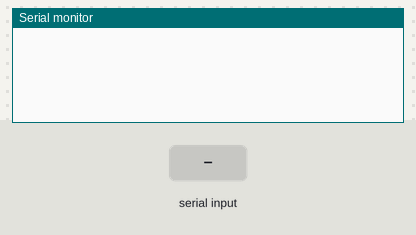
Bench run of a sketch on a simulated Arduino Uno, built with avr-gcc and run on an emulated ATmega328P. Shown: the last lines printed to the serial monitor. The test bench sets the inputs (shaded band).

Above: at 1.2 s.
1.3 s: "90,45\n" received over Serial
At 1.7 s:
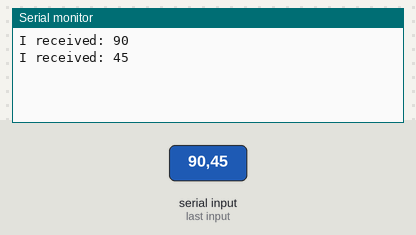
2.8 s: "30,150\n" received over Serial
At 4.7 s:
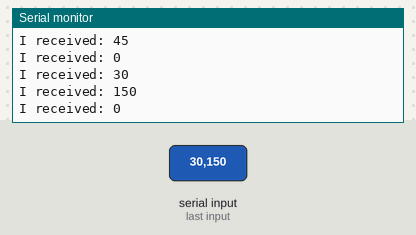
Timing chart, 0 to 6.2 s (numbered marks = the images above; inputs shaded):
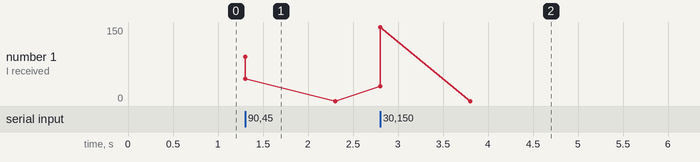

The sketch:

test.ino
```cpp
int setPoint = 55;
String readString;

void setup() {
  while (!Serial);
  Serial.begin(115200);
//  Serial.setTimeout(10);
}

int incomingByte = 0;


void loop() {
  // send data only when you receive data:
  if (Serial.available() > 0) {// read the incoming byte:
//    incomingByte = Serial.read();
    incomingByte = Serial.parseInt();
    // say what you got:
    Serial.print("I received: ");
    Serial.println(incomingByte);
  }
}

//void loop() {
////  Serial.print("HELLO TED I AM SAYING HI FROM THE ARDUINO");
////  delay(1000);
//
//  while (Serial.available()){
////    delay(30);
//    if(Serial.available() > 0){
//      char c = Serial.read();
//      readString += c;
//    }
//  }
//  if (readString.length() >0)
//  {
//    Serial.print("Arduino says: ");
//    Serial.println(readString); //see what was received
////    readString = "";
//  }
//
////  delay(500);
//
////  char ard_sends = '3';
//////  char ard_sends2 = '4';
////  Serial.print("Arduino sends: ");
////  Serial.print(ard_sends);
//////  Serial.println(ard_sends2);
////  Serial.print("\n");
////  Serial.flush();
//}
```

Measured:
- after the input at 1.3 s, the serial monitor: prints a new line at once (image 1)
- after the input at 2.8 s, the serial monitor: prints a new line at once (image 2)
